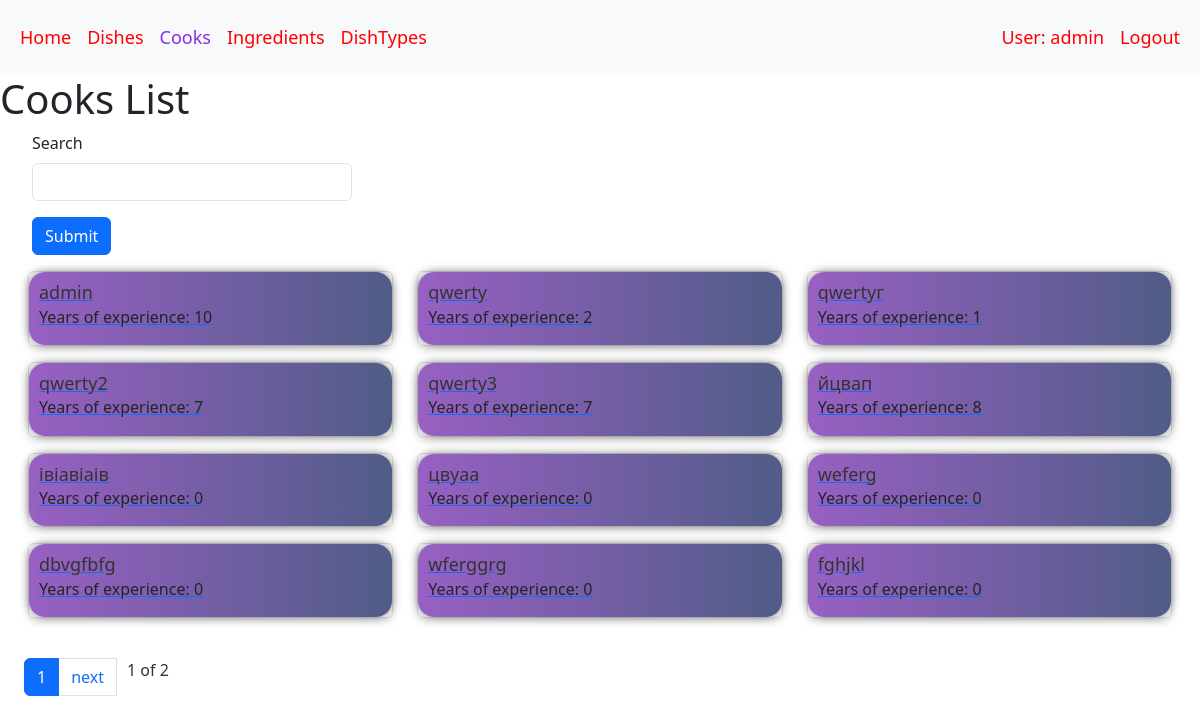
Page /cooks/ (signed in) on the committed database.
### restaurant/models.py (models this page shows, shortened)
class Cook(AbstractUser):
    years_of_experience = models.IntegerField(default=0)
    class Meta:
        verbose_name = "cook"
        verbose_name_plural = "cooks"
    def get_absolute_url(self):
        return reverse("restaurant:cook-detail", kwargs={"pk": self.pk})

### restaurant/views.py (the view)
class CookListView(LoginRequiredMixin, generic.ListView):
    model = Cook
    context_object_name = "cook_list"
    template_name = "restaurant/cook_list.html"
    paginate_by = 12
    def get_context_data(self, *, object_list=None, **kwargs):
        context = super(CookListView, self).get_context_data(**kwargs)
        search = self.request.GET.get("search", "")
        context["search_form"] = SearchForm(initial={"search": search})
        return context
    def get_queryset(self):
        queryset = Cook.objects.all()
        form = SearchForm(self.request.GET)
        if form.is_valid():
            return queryset.filter(
                username__icontains=form.cleaned_data["search"]
            )
        return queryset

### restaurant/forms.py
class SearchForm(forms.Form):
    search = forms.CharField(max_length=255, required=False)

### restaurant/templatetags/query_transform.py (called while the page is built)
@register.simple_tag
def query_transform(request, **kwargs):
    updated = request.GET.copy()
    for key, value in kwargs.items():
        if value is not None:
            updated[key] = value
        else:
            updated.pop(key, 0)
    return updated. urlencode()

### templates/restaurant/cook_list.html
{% extends "base.html" %}
{% load crispy_forms_filters %}
{% block content %}
  <h1>
    Cooks List
  </h1>
  <form action="" method="get" class="search-form">
    {{ search_form|crispy }}
    <input type="submit" class="btn btn-primary">
  </form>
  <div class="row">
    {% if cook_list %}
      {% for cook in cook_list %}
        <div class="col-md-4">
          <a href="{{ cook.get_absolute_url }}">
            <div class="card mb-3">
              <div class="card-body cook-card">
                <h5 class="card-title">{{ cook.username }}</h5>
                <h6 class="card-subtitle mb-2"> Years of experience: {{ cook.years_of_experience }}</h6>
              </div>
            </div>
          </a>
        </div>
      {% endfor %}
    {% else %}
      <p>There are no cooks in the service.</p>
    {% endif %}
  </div>
{% endblock %}

### templates/includes/header.html (shortened to what this page needs)
  <header>
    <nav class="navbar navbar-expand-lg bg-body-tertiary navbar-dark bg-gradient-dark z-index-3 py-3">
      <div class="container-fluid">
        <div class="collapse navbar-collapse" id="navbarSupportedContent">
          <ul class="navbar-nav me-auto mb-2 mb-lg-0">
            <li class="nav-item">
              <a class="nav-link{% if request.resolver_match.url_name == 'index' %} active{% endif %}"
              href="{% url 'restaurant:index' %}">Home</a>
            </li>
            <li class="nav-item">
              <a class="nav-link{% if request.resolver_match.url_name == 'dish-list' %} active{% endif %}"
              href="{% url 'restaurant:dish-list' %}">Dishes</a>
            </li>
            <li class="nav-item">
              <a class="nav-link{% if request.resolver_match.url_name == 'cook-list' %} active{% endif %}"
              href="{% url 'restaurant:cook-list' %}">Cooks</a>
            </li>
            <li class="nav-item">
              <a class="nav-link{% if request.resolver_match.url_name == 'ingredient-list' %} active{% endif %}"
              href="{% url 'restaurant:ingredient-list' %}">Ingredients</a>
            </li>
            <li class="nav-item">
              <a class="nav-link{% if request.resolver_match.url_name == 'dish-types-list' %} active{% endif %}"
              href="{% url 'restaurant:dish-types-list' %}">DishTypes</a>
            </li>
              </ul>
          <ul class="navbar-nav mb-2 mb-lg-0">
            {% if user.is_authenticated %}
                <li class="nav-item">
                  <a class="nav-link{% if request.resolver_match.url_name == 'cook-detail' %} active{% endif %}"
                  href="{% url 'restaurant:cook-detail' pk=user.id %}">User: {{ user.get_username }}</a></li>
                <li class="nav-item">
                  <a class="nav-link"
                  href="{% url 'logout' %}">Logout</a></li>
            {% endif %}
          </ul>
        </div>
      </div>
    </nav>
  </header>

### static/css/styles.css (style rules this page uses)
body { margin: 0; padding: 0; }
.active { color: blueviolet !important; }
.search-form { max-width: 20rem; margin-left: 2rem; }
.cook-card { background: linear-gradient(to right,#9860c3,#505c87); border-radius: 1rem; box-shadow: 0 0 10px rgba(0, 0, 0, 0.5); }
.row { margin: 1rem; }
.navbar { font-size: 18px; background-color: red; }
.nav-link { color: red; }
.card { border: 1px solid #ddd; box-shadow: 0 4px 8px rgba(0, 0, 0, 0.1); transition: transform 0.3s ease-in-out; }
.card-body { padding: 20px; }
.card-title { color: #333; }
.card-body { padding: 10px; }
.card-title { font-size: 18px; color: #333; }

### rows in the picture
Cook: get_username "admin", username "admin", years_of_experience "10"
Cook: username "qwerty", years_of_experience "2"
Cook: username "qwertyг", years_of_experience "1"
Cook: username "qwerty2", years_of_experience "7"
Cook: username "qwerty3", years_of_experience "7"
Cook: username "йцвап", years_of_experience "8"
Cook: username "івіавіаів", years_of_experience "0"
Cook: username "цвуаа", years_of_experience "0"
Cook: username "weferg", years_of_experience "0"
Cook: username "dbvgfbfg", years_of_experience "0"
Cook: username "wferggrg", years_of_experience "0"
Cook: username "fghjkl", years_of_experience "0"

### other values in the picture
{{ page_obj.number }} "1"
{{ paginator.num_pages }} "2"
